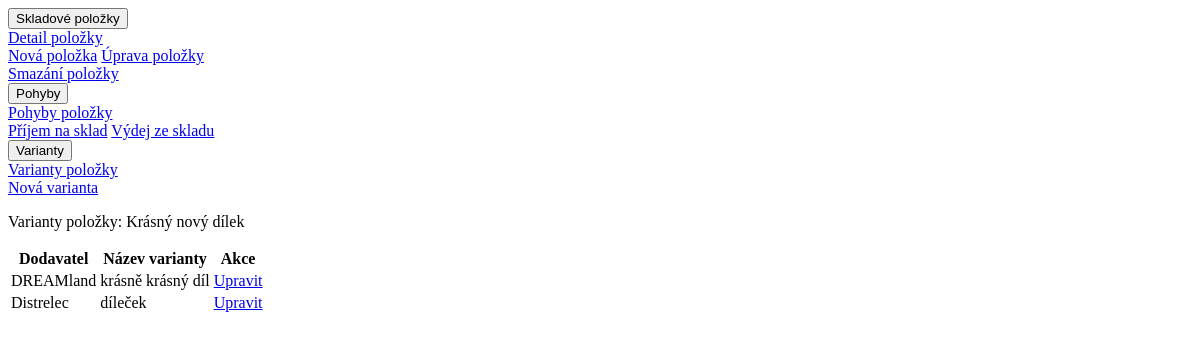
/sklad/551/varianty/ (signed in), run on an earlier commit of the app's database.
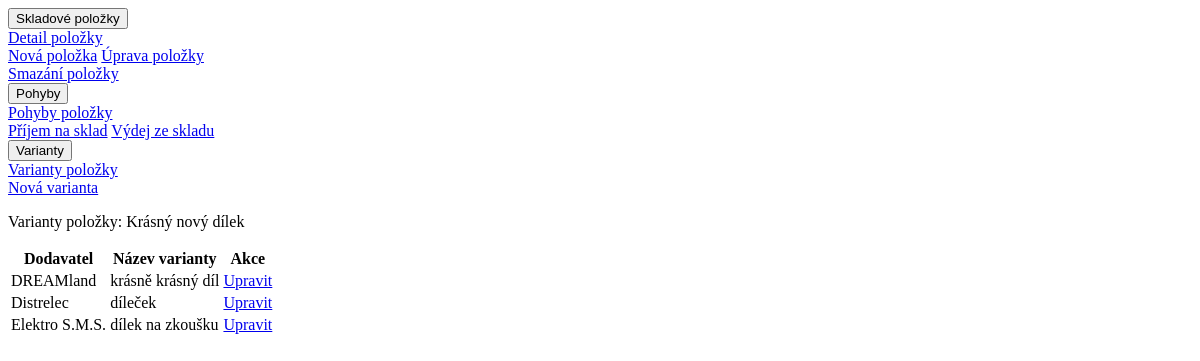
And on a later commit of the database.
### hpm_sklad/models.py (models this page shows, shortened)
class Varianty(models.Model):
    class Meta:
        verbose_name_plural = 'Varianty'
        verbose_name = 'Varianta'
    sklad = models.ForeignKey(Sklad, on_delete=models.CASCADE, related_name='varianty_skladu', verbose_name="Skladová položka")
    dodavatel = models.ForeignKey(Dodavatele, on_delete=models.CASCADE, related_name='varianty_dodavatele', verbose_name="Dodavatel")
    nazev_varianty = models.CharField(max_length=255, verbose_name="Název varianty")
    cislo_varianty = models.CharField(max_length=255, null=True, verbose_name="Číslo varianty")
    jednotkova_cena_eur = models.FloatField(default=0.0, validators=[MinValueValidator(0.0)], verbose_name="EUR/jednotka")
    dodaci_lhuta = models.PositiveIntegerField(verbose_name="Dodací lhůta")
    min_obj_mnozstvi = models.PositiveIntegerField(verbose_name="Min. obj. množství")

class Dodavatele(models.Model):
    class Meta:
        verbose_name_plural = "Dodavatelé"
    LANGUAGE_CHOICES = [
        ('CZ', 'Český'),
        ('SK', 'Slovenský'),
        ('DE', 'Německý'),
        ('EN', 'Anglický')
    ]
    dodavatel = models.CharField(max_length=100, verbose_name="Dodavatel")
    kontakt = models.CharField(null=True, max_length=100, verbose_name="Kontaktní osoba")
    email = models.EmailField(null=True, max_length=100, verbose_name="E-mail")
    telefon = models.CharField(null=True, max_length=20, verbose_name="Telefon")
    jazyk = models.CharField(null=True, max_length=2, choices=LANGUAGE_CHOICES, default='CZ', verbose_name="Jazyk")
    def __str__(self):
        return f"{self.dodavatel}"

### hpm_sklad/views.py (the view)
# urls.py: path('sklad/<int:pk>/varianty/', views.SkladDetailView.as_view(template_name='hpm_sklad/show_varianty_sklad.html'), name='show_varianty_sklad'),
class SkladDetailView(LoginRequiredMixin, DetailView):
    model = Sklad
    model = Sklad
    def get_template_names(self):
        if self.template_name:
            return [self.template_name]
        else:
            raise ValueError("Template name not provided")
    def get_context_data(self, **kwargs):
        context = super().get_context_data(**kwargs)
        object_instance = self.get_object()
        varianty = self.object.varianty_skladu.all()
        equipment_fields_true = [
            field for field in Sklad._meta.fields
            if field.get_internal_type() == 'BooleanField' and getattr(object_instance, field.name) is True and field.name not in ("ucetnictvi", "kriticky_dil")
        ]
        info_fields = [field for field in Sklad._meta.fields if field.name in ("ucetnictvi", "kriticky_dil")]
        info_fields.append({'verbose_name': 'Pod minimem', 'name': 'pod_minimem'})
        detail_item_fields = [
            field for field in Sklad._meta.fields
            if field.get_internal_type() != 'BooleanField' and field.name != 'nazev_dilu'
        ]
        context['equipment_fields_true'] = equipment_fields_true
        context['info_fields'] = info_fields
        context['detail_item_fields'] = detail_item_fields
        context['varianty'] = varianty
        return context

### hpm_sklad/templates/hpm_sklad/show_varianty_sklad.html
{% load static %}
{% load custom_filters %}
{% include "hpm_sklad/navbar_sklad.html" %}
<div class="bg-dark text-white mt-3">
    <p class="h6 py-2 px-2">Varianty položky: {{ object.nazev_dilu|truncatechars:50 }}</p>
</div>
<table class="table table-sm table-striped table-bordered">
    <thead class="thead-dark">
            <tr>
            <th>Dodavatel</th>
            <th>Název varianty</th>
            <th>Akce</th>
        </tr>
    </thead>
    <tbody>
        {% if varianty %}
            {% for varianta in varianty %}
                <tr>
                    <td class="width-nowrap align-middle">{{ varianta.dodavatel|truncatechars:20 }}</td>
                    <td class="container-fluid align-middle">{{ varianta.nazev_varianty|truncatechars:40 }}</td>
                    {% if perms.hpm_sklad.update_varianty %}
                        <td>
                            <a class="btn btn-outline-dark btn-xs rounded-pill" href="javascript:void(0);" onclick="loadForm('{% url 'update_varianty' varianta.pk %}')">Upravit</a>
                        </td>
                    {% endif %}
                </tr>
            {% endfor %}
        {% else %}
            <tr>
                <td>Neexistuje žádná varianta.</td>
            </tr>
        {% endif %}
    </tbody>
</table>

What changed in the data, as far as the page shows it:
added Varianty: dodavatel "Elektro S.M.S.", nazev_varianty "dílek na zkoušku"
